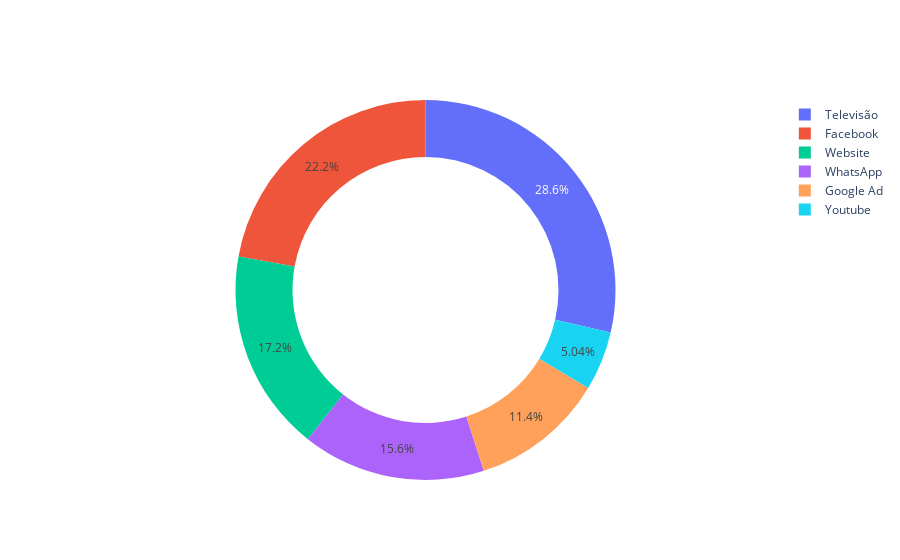

Notebook code cell kept with this figure:
### Code cell
fig5 = go.Figure()
fig5.add_trace(go.Pie(labels=df5['Meio de Propaganda'], values = df5['Valor Pago'], hole=0.7))

### Figure 1 — Plotly figure (JSON) as saved in the notebook; plotly's stock layout.template omitted (floating-point values rounded to 4 significant figures)
{"data": [{"hole": 0.7, "labels": ["Facebook", "Google Ad", "Televisão", "Website", "WhatsApp", "Youtube"], "type": "pie", "values": [3546000000, 1823000000, 4572000000, 2749000000, 2494000000, 806000000]}], "layout": {}}
